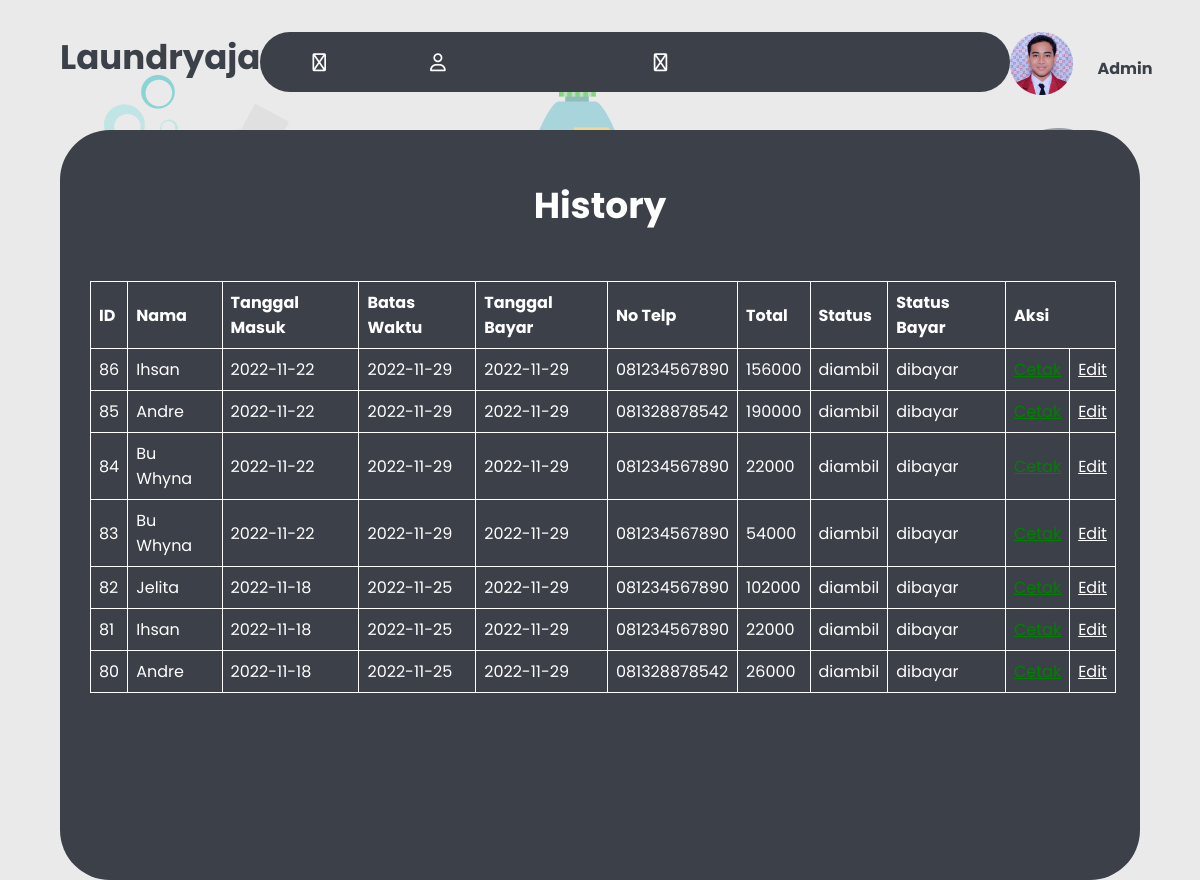
/kasir/histori_transaksi.php (signed in), run on the app's committed database.
### tables this page shows
CREATE TABLE `transaksi` (
  `id_transaksi` int(11) NOT NULL,
  `id_member` int(11) NOT NULL,
  `tgl` date NOT NULL,
  `batas_waktu` date NOT NULL,
  `tgl_bayar` date NOT NULL,
  `status` enum('baru','proses','selesai','diambil') NOT NULL,
  `dibayar` enum('dibayar','belum_dibayar') NOT NULL,
  `id_user` int(11) NOT NULL,
  `id_outlet` int(11) NOT NULL
);

CREATE TABLE `member` (
  `id_member` int(11) NOT NULL,
  `nama` varchar(100) NOT NULL,
  `alamat` text NOT NULL,
  `jenis_kelamin` enum('Laki-laki','Perempuan') NOT NULL,
  `tlp` varchar(15) NOT NULL
);

### kasir/histori_transaksi.php (the view, shortened to what this page needs)
<?php
include 'navbar.php';
?>
<!DOCTYPE html>
<html lang="en">
<head>
    <link rel="stylesheet" href="../assets/css/style-histori2.css">
</head>
<body>
    <div class="container">
        <div class="report">
            <div class="report-wrapper">
                <div class="report-card">
                    <div class="report-desc">
                        <h3>History</h3>
                    </div>
                    <table>
                        <thead>
                            <tr>
                                <th>ID</th>
                                <th>Nama</th>
                                <th>Tanggal Masuk</th>
                                <th>Batas Waktu</th>
                                <th>Tanggal Bayar</th>
                                <th>No Telp</th>
                                <th>Total</th>
                                <th>Status</th>
                                <th>Status Bayar</th>
                                <th colspan ="2">Aksi</th>
                            </tr>
                        </thead>
                        <tbody>
                        <?php
                        include "../koneksi.php";
                        $sql = mysqli_query($conn, "SELECT t.id_transaksi, m.nama, t.tgl, t.batas_waktu, t.tgl_bayar, m.tlp, t.status, t.dibayar FROM transaksi t JOIN member m ON t.id_member=m.id_member order by id_transaksi desc");
                        while ($data_transaksi = mysqli_fetch_array($sql)) {
                            $pan = mysqli_query($conn, "SELECT d.id_detail_transaksi, d.id_paket, d.qty, d.subtotal, p.harga FROM detail_transaksi d JOIN paket p ON d.id_paket=p.id_paket where d.id_transaksi = ".$data_transaksi['id_transaksi']." ORDER BY id_detail_transaksi desc");
                            $total = 0;
                            while ($data_detail = mysqli_fetch_array($pan)){
                                $total += $data_detail['subtotal'];
                            }
                            $cetak = "<a href='cetak_transaksi.php?id_transaksi=$data_transaksi[id_transaksi]' style='color:green'>Cetak</a>";
                            $edit = "<a href='ubah_transaksi.php?id_transaksi=$data_transaksi[id_transaksi]' style='color:white'>Edit</a>";
                        ?>
                            <tr>
                                <td><?= $data_transaksi['id_transaksi'] ?></td>
                                <td><?= $data_transaksi['nama'] ?></td>
                                <td><?= $data_transaksi['tgl'] ?></td>
                                <td><?= $data_transaksi['batas_waktu'] ?></td>
                                <td><?= $data_transaksi['tgl_bayar'] ?></td>
                                <td><?= $data_transaksi['tlp'] ?></td>
                                <td><?= $total ?></td>
                                <td><?= $data_transaksi['status'] ?></td>
                                <td><?= $data_transaksi['dibayar'] ?></td>
                                <td><?= $cetak ?></td>
                                <td><?= $edit ?></td>
                            </tr>
                            <?php
                                }
                            ?>
                        </tbody>
                      </table>
                </div>
            </div>
        </div>
    </div>
</body>
</html>

### assets/css/style-navbar-kasir.css (style rules this page uses)
* { margin: 0; padding: 0; box-sizing: border-box; font-family: 'poppins'; }
.container { width: 90%; margin: 0 auto; }
body { background-image: url(../img/Login.png); }
.report { background-color: #3C4048; color: #fff; width: 100%; height: 750px; border-radius: 50px; }
.report-card { margin-top: 50px; }
.report-desc { display: flex; justify-content: center; }
.report-desc h3 { font-size: 36px; margin: 2rem 0; }
table { margin-left: 30px; font-family: arial, sans-serif; border-collapse: collapse; width: 95%; }
td, th { border: 1px solid white; text-align: left; padding: 8px; }

### assets/css/style-histori2.css (style rules this page uses)
* { margin: 0; padding: 0; box-sizing: border-box; font-family: 'poppins'; }
.container { width: 90%; margin: 0 auto; }
body { background-image: url(../img/Login.png); }
.report { background-color: #3C4048; color: #fff; width: 100%; height: 750px; border-radius: 50px; }
.report-card { margin-top: 50px; }
.report-desc { display: flex; justify-content: center; }
.report-desc h3 { font-size: 36px; margin: 3rem 0; }
table { margin-left: 30px; font-family: arial, sans-serif; border-collapse: collapse; width: 95%; }
td, th { border: 1px solid white; text-align: left; padding: 8px; }

### data on the page
transaksi: id_transaksi "86", id_member.nama "Ihsan", tgl "2022-11-22", batas_waktu "2022-11-29", tgl_bayar "2022-11-29", id_member.tlp "081234567890", total "156000", status "diambil", dibayar "dibayar"
transaksi: id_transaksi "85", id_member.nama "Andre", tgl "2022-11-22", batas_waktu "2022-11-29", tgl_bayar "2022-11-29", id_member.tlp "081328878542", total "190000", status "diambil", dibayar "dibayar"
transaksi: id_transaksi "84", id_member.nama "Bu Whyna", tgl "2022-11-22", batas_waktu "2022-11-29", tgl_bayar "2022-11-29", id_member.tlp "081234567890", total "22000", status "diambil", dibayar "dibayar"
transaksi: id_transaksi "83", id_member.nama "Bu Whyna", tgl "2022-11-22", batas_waktu "2022-11-29", tgl_bayar "2022-11-29", id_member.tlp "081234567890", total "54000", status "diambil", dibayar "dibayar"
transaksi: id_transaksi "82", id_member.nama "Jelita", tgl "2022-11-18", batas_waktu "2022-11-25", tgl_bayar "2022-11-29", id_member.tlp "081234567890", total "102000", status "diambil", dibayar "dibayar"
transaksi: id_transaksi "81", id_member.nama "Ihsan", tgl "2022-11-18", batas_waktu "2022-11-25", tgl_bayar "2022-11-29", id_member.tlp "081234567890", total "22000", status "diambil", dibayar "dibayar"
transaksi: id_transaksi "80", id_member.nama "Andre", tgl "2022-11-18", batas_waktu "2022-11-25", tgl_bayar "2022-11-29", id_member.tlp "081328878542", total "26000", status "diambil", dibayar "dibayar"

### other printed values
$_SESSION['nama'] "Admin"
